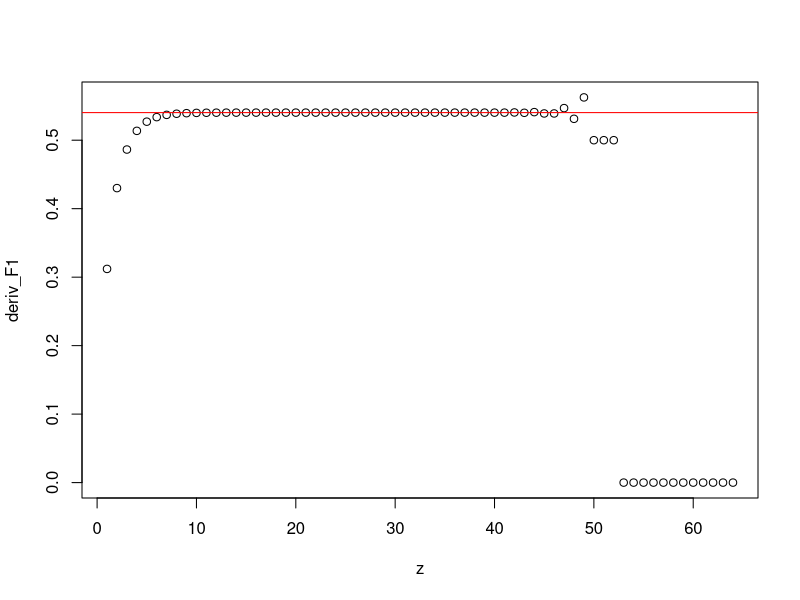
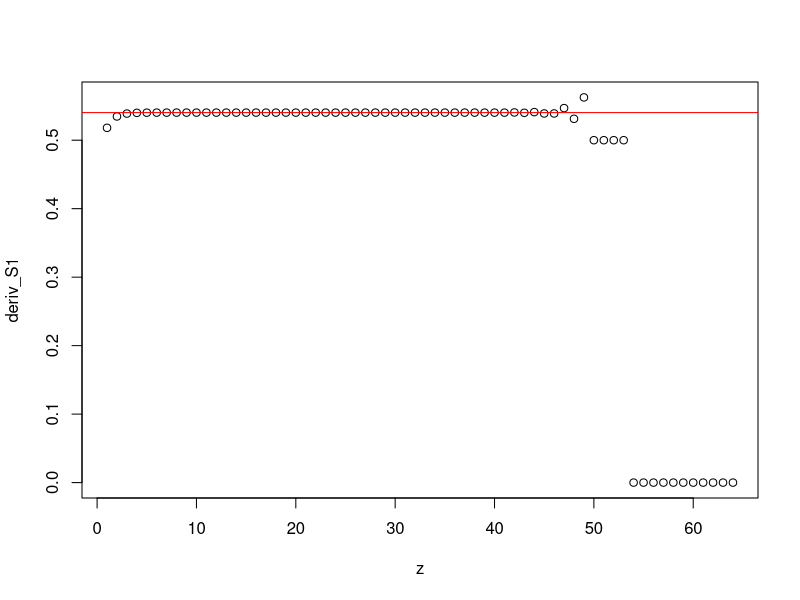
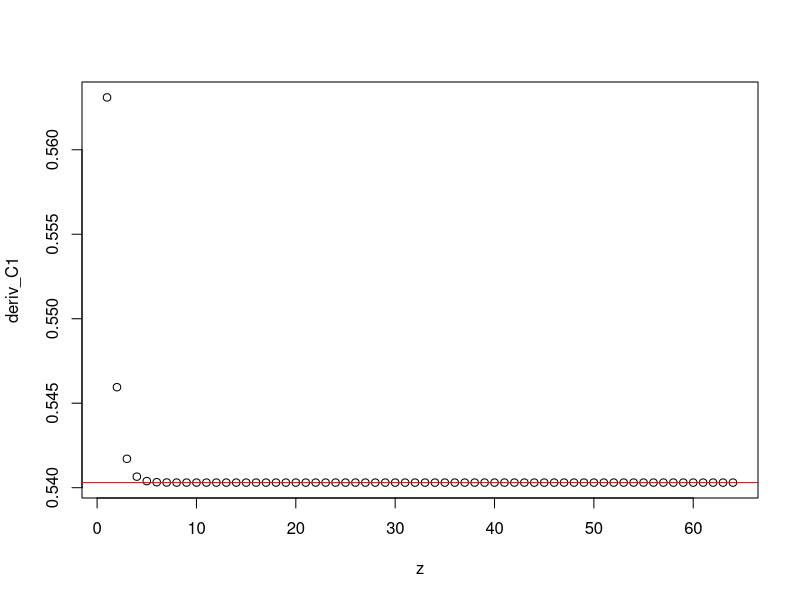
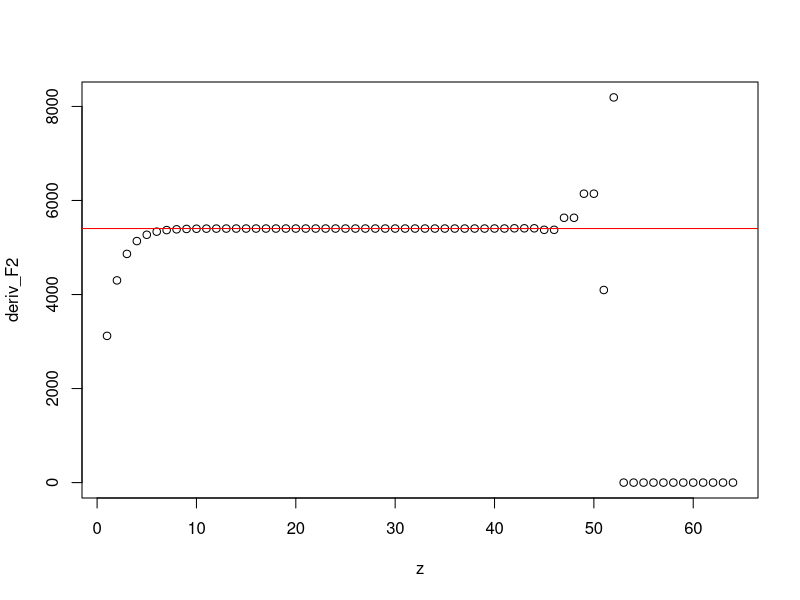
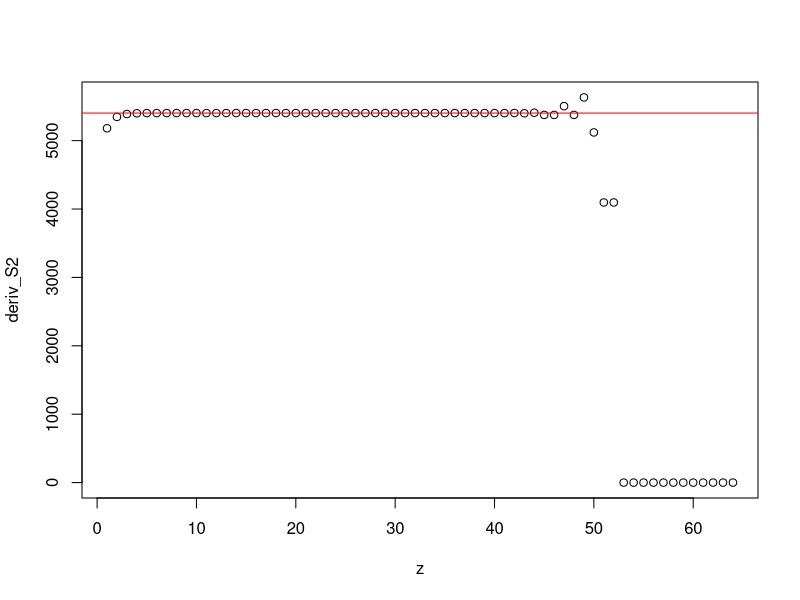
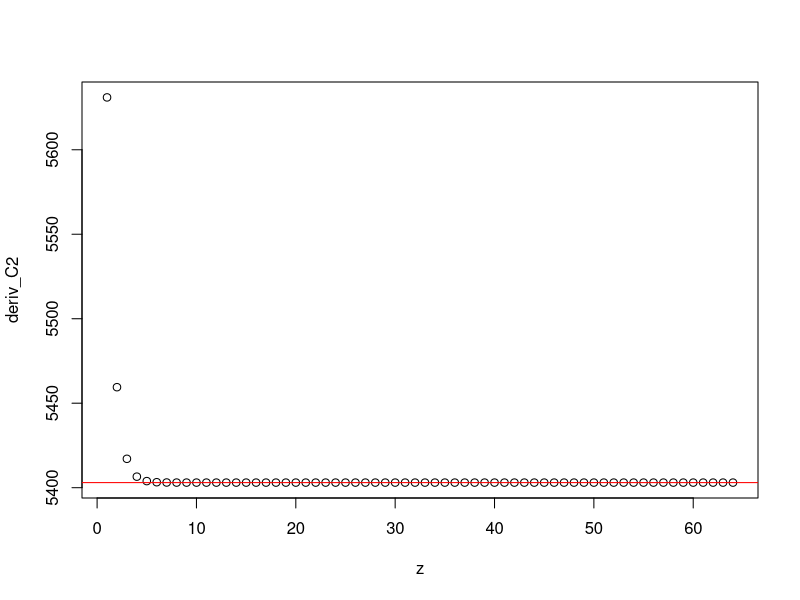
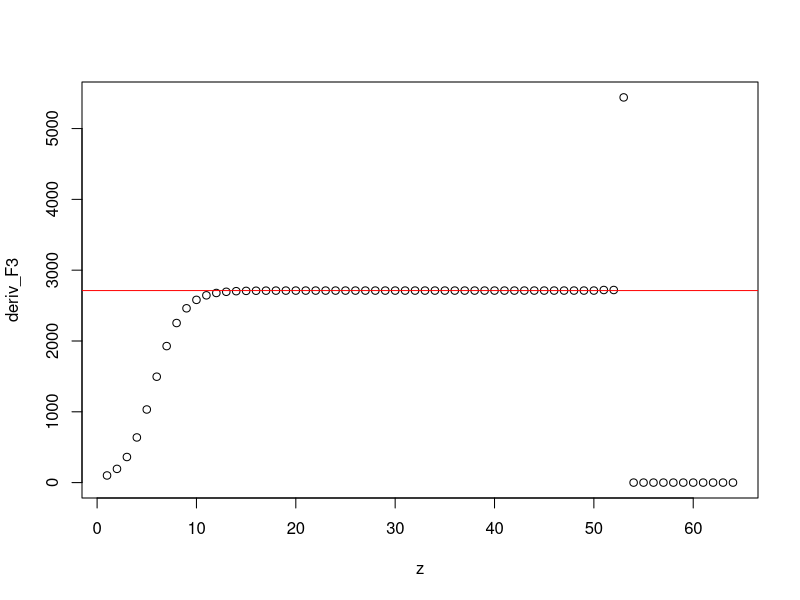
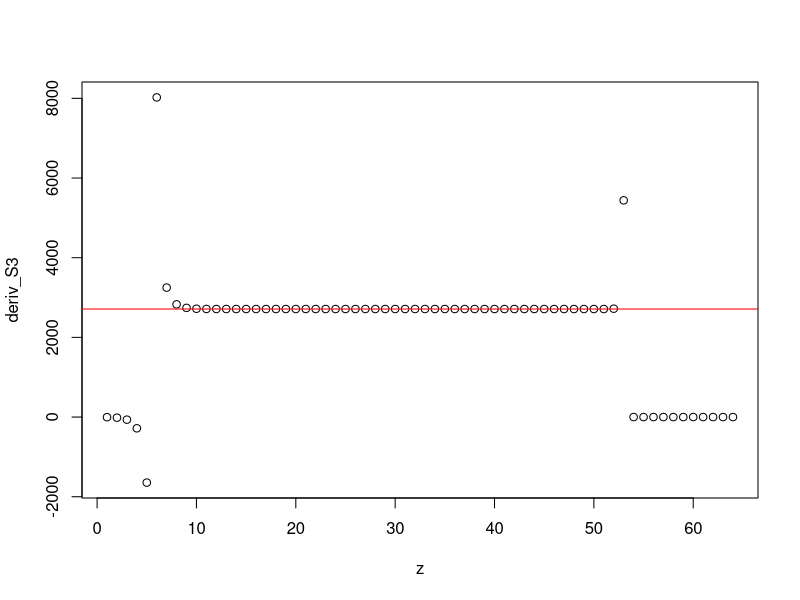

Write the R code that produced these figures, in order.
## ---- chunk 1
knitr::opts_chunk$set(echo = TRUE)
## ---- chunk 2
dFf <- function(f, x, h=1/256) (f(x+h) - f(x)) / h
dSf <- function(f, x, h=1/256) (f(x+h) - f(x-h)) / (2*h)
dCf <- function(f, x, h=1/256) Im(f(complex(real = x, imaginary = h))) / h 
## ---- chunk 3
h <- 2^(-seq(1:64)) # store h values
z <- -log2(h) # store values for plot on x axis
x <- 1
f1 <- sin
g1 <- cos # the true derivative
# calculate values using different approximation methods
deriv_F1 <- dFf(f1, x, h)
deriv_S1 <- dSf(f1, x, h)
deriv_C1 <- dCf(f1, x, h)
deriv_true1 <- g1(x)
# display the results, it contains 64 rows, but here just show 16 to save space
data.frame(z, deriv_true1, deriv_F1, deriv_S1, deriv_C1)[seq(1, length(z), 4),]
# plot partial_F(f,x,h) and compare with true derivative
plot(deriv_F1 ~ z)
abline(h = deriv_true1, col = "red")
# plot partial_S(f,x,h) and compare with true derivative
plot(deriv_S1 ~ z)
abline(h=deriv_true1, col = "red")
# plot partial_C(f,x,h) and compare with true derivative
plot(deriv_C1 ~ z)
abline(deriv_true1, 0, col = "red")
## ---- chunk 4
h <- 2^(-seq(1:64)) # store h values
z <- -log2(h) # store values for plot on x axis
x <- 1
f2 <- function(x) 10000 * sin(x)
g2 <- function(x) 10000 * cos(x) # the true derivative
# calculate values using different approximation methods
deriv_F2 <- dFf(f2, x, h)
deriv_S2 <- dSf(f2, x, h)
deriv_C2 <- dCf(f2, x, h)
deriv_true2 <- g2(x)
# display the results, it contains 64 rows, but here just show 16 to save space
data.frame(z, deriv_true2, deriv_F2, deriv_S2, deriv_C2)[seq(1, length(z), 4),]
# plot partial_F(f,x,h) and compare with true derivative
plot(deriv_F2 ~ z)
abline(h = deriv_true2, col = "red")
# plot partial_S(f,x,h) and compare with true derivative
plot(deriv_S2 ~ z)
abline(h=deriv_true2, col = "red")
# plot partial_C(f,x,h) and compare with true derivative
plot(deriv_C2 ~ z)
abline(deriv_true2, 0, col = "red")
## ---- chunk 5
h <- 2^(-seq(1:64)) # store h values
z <- -log2(h) # store values for plot on x axis
x <- 1.59
f3 <- tan
g3 <- function(x) 1 / cos(x)^2 # the true derivative
# calculate values using different approximation methods
deriv_F3 <- dFf(f3, x, h)
deriv_S3 <- dSf(f3, x, h)
deriv_C3 <- dCf(f3, x, h)
deriv_true3 <- g3(x)
# display the results, it contains 64 rows, but here just show 16 to save space
data.frame(z, deriv_true3, deriv_F3, deriv_S3, deriv_C3)[seq(1, length(z), 4),]
# plot partial_F(f,x,h) and compare with true derivative
plot(deriv_F3 ~ z)
abline(h = deriv_true3, col = "red")
# plot partial_S(f,x,h) and compare with true derivative
plot(deriv_S3 ~ z)
abline(h=deriv_true3, col = "red")
# plot partial_C(f,x,h) and compare with true derivative
plot(deriv_C3 ~ z)
abline(deriv_true3, 0, col = "red")
## ---- chunk 6
h <- 2^(-seq(1:64)) # store h values
z <- -log2(h) # store values for plot on x axis
x <- 0.5
f4 <- function(x) exp(-x^2/2) / sqrt(2*pi)
g4 <- function(x) -x * exp(-x^2/2) / sqrt(2*pi) # the true derivative
# calculate values using different approximation methods
deriv_F4 <- dFf(f4, x, h)
deriv_S4 <- dSf(f4, x, h)
deriv_C4 <- dCf(f4, x, h)
deriv_true4 <- g4(x) 
# display the results, it contains 64 rows, but here just show 16 to save space
data.frame(z, deriv_true4, deriv_F4, deriv_S4, deriv_C4)[seq(1, length(z), 4),]
# plot partial_F(f,x,h) and compare with true derivative
plot(deriv_F4 ~ z)
abline(h = deriv_true4, col = "red")
# plot partial_S(f,x,h) and compare with true derivative
plot(deriv_S4 ~ z)
abline(h=deriv_true4, col = "red")
# plot partial_C(f,x,h) and compare with true derivative
plot(deriv_C4 ~ z)
abline(deriv_true4, 0, col = "red")
